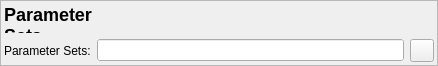
<?xml version="1.0" encoding="UTF-8"?>
<ui version="4.0">
<comment> Copyright (C) 2023 by Pedro Mendes, Rector and Visitors of the </comment>
<comment> University of Virginia, University of Heidelberg, and University </comment>
<comment> of Connecticut School of Medicine. </comment>
<comment> All rights reserved. </comment>

 <comment> All rights reserved. </comment>
 <class>CQScanWidgetParameterSet</class>
 <widget class="QWidget" name="CQScanWidgetParameterSet">
  <property name="geometry">
   <rect>
    <x>0</x>
    <y>0</y>
    <width>438</width>
    <height>66</height>
   </rect>
  </property>
  <property name="windowTitle">
   <string>Form1</string>
  </property>
  <layout class="QVBoxLayout" name="verticalLayout_3">
   <property name="leftMargin">
    <number>0</number>
   </property>
   <property name="topMargin">
    <number>0</number>
   </property>
   <property name="rightMargin">
    <number>0</number>
   </property>
   <property name="bottomMargin">
    <number>0</number>
   </property>
   <item>
    <widget class="QFrame" name="frame">
     <property name="minimumSize">
      <size>
       <width>0</width>
       <height>0</height>
      </size>
     </property>
     <property name="autoFillBackground">
      <bool>true</bool>
     </property>
     <property name="frameShape">
      <enum>QFrame::StyledPanel</enum>
     </property>
     <property name="frameShadow">
      <enum>QFrame::Raised</enum>
     </property>
     <layout class="QVBoxLayout" name="verticalLayout_2">
      <property name="leftMargin">
       <number>3</number>
      </property>
      <property name="topMargin">
       <number>3</number>
      </property>
      <property name="rightMargin">
       <number>3</number>
      </property>
      <property name="bottomMargin">
       <number>3</number>
      </property>
      <item>
       <layout class="QHBoxLayout" name="mpLayoutTitle">
        <item>
         <widget class="QLabel" name="labelTitle">
          <property name="text">
           <string>&lt;h2&gt;Parameter Sets&lt;/h2&gt;</string>
          </property>
          <property name="alignment">
           <set>Qt::AlignTop</set>
          </property>
          <property name="wordWrap">
           <bool>true</bool>
          </property>
         </widget>
        </item>
        <item>
         <spacer name="horizontalSpacer">
          <property name="orientation">
           <enum>Qt::Horizontal</enum>
          </property>
          <property name="sizeHint" stdset="0">
           <size>
            <width>40</width>
            <height>20</height>
           </size>
          </property>
         </spacer>
        </item>
       </layout>
      </item>
      <item>
       <layout class="QHBoxLayout" name="mpLayoutObject">
        <item>
         <widget class="QLabel" name="lblSets">
          <property name="text">
           <string>Parameter Sets:</string>
          </property>
          <property name="wordWrap">
           <bool>false</bool>
          </property>
         </widget>
        </item>
        <item>
         <widget class="QLineEdit" name="txtSets">
          <property name="autoFillBackground">
           <bool>true</bool>
          </property>
         </widget>
        </item>
        <item>
         <widget class="QToolButton" name="cmdSelectSet">
          <property name="text">
           <string/>
          </property>
         </widget>
        </item>
       </layout>
      </item>
     </layout>
    </widget>
   </item>
  </layout>
 </widget>
 <layoutdefault spacing="6" margin="11"/>
 <tabstops>
  <tabstop>txtSets</tabstop>
  <tabstop>cmdSelectSet</tabstop>
 </tabstops>
 <resources/>
 <connections>
  <connection>
   <sender>cmdSelectSet</sender>
   <signal>clicked()</signal>
   <receiver>CQScanWidgetParameterSet</receiver>
   <slot>slotChooseParameterSets()</slot>
   <hints>
    <hint type="sourcelabel">
     <x>420</x>
     <y>48</y>
    </hint>
    <hint type="destinationlabel">
     <x>218</x>
     <y>32</y>
    </hint>
   </hints>
  </connection>
 </connections>
 <slots>
  <slot>slotChooseParameterSets()</slot>
 </slots>
</ui>
